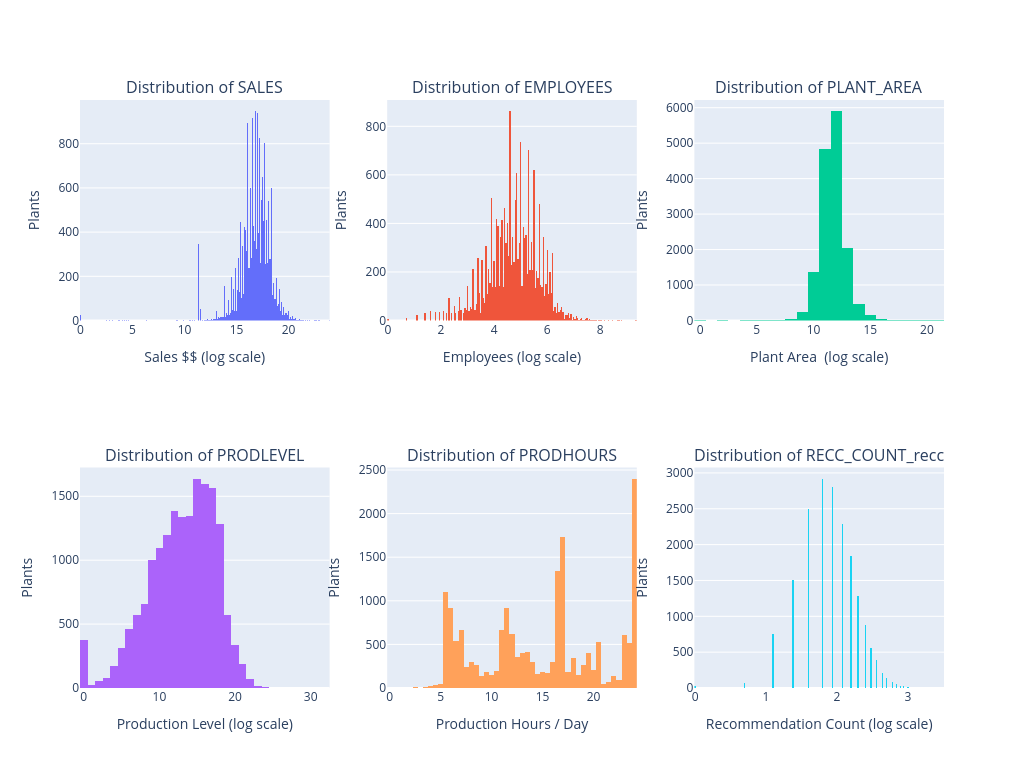

Source (notebook cell):
### Markdown cell above
Now that the dataset is split, we can do more EDA on train only.

Here we can examine the relationships between the assessment variables. Since these are upstream from the recommendation, we can treat them as indepdent variables. I'm analyzing these separately from the resource utilization variables since they're relatively dense.

Log transforming the distributions for sales, employees, plant area, prod level, and recc count normalizes these distributions.

Nulls in employees, sales, and prod level seem like good candidates for interpolation within their respective categories (state, produnit). About 1/4 of the data lacks a plant area measurement, and I'd expect that this is associated with agriculture or some industry where this is hard to quanitfy.

For prod hours (annual), a large number of entries have 8600-8700 hours, which across 365 days reflects 24 hours a day of production. I think that anything more than 24/hours a day doesn't make sense, so we can cap these at the maximum possible value. For interpolation, we can probably take the mean of its associate category, depending on how prodhours is assocaited with other variables.

### Code cell
ASSESS_train = ASSESS.filter(pl.col("ID").is_in(train_ids["ID"].implode()))
a_cols = ['SALES', 'EMPLOYEES', 'PLANT_AREA', 'PRODLEVEL', 'PRODHOURS', 'RECC_COUNT_recc']
nulls = {cat: ASSESS_train[cat].is_null().sum() + (ASSESS_train[cat] == 0).sum() for cat in a_cols}
pprint(nulls)

sales_trf = ASSESS_train["SALES"].log().to_numpy()
empl_trf = ASSESS_train["EMPLOYEES"].log().to_numpy()
area_trf = ASSESS_train["PLANT_AREA"].log().to_numpy()
lvl_trf = ASSESS_train["PRODLEVEL"].log().to_numpy()
hrs_trf = (ASSESS_train.with_columns(pl.col("PRODHOURS").clip(upper_bound=8760))["PRODHOURS"] / 365).to_numpy()
recc_trf = ASSESS_train["RECC_COUNT_recc"].log().to_numpy()

subs = make_subplots(2, 3, subplot_titles=[f"Distribution of {cat}" for cat in a_cols])
subs.add_trace(go.Histogram(x=sales_trf), 1, 1)
subs.add_trace(go.Histogram(x=empl_trf), 1, 2)
subs.add_trace(go.Histogram(x=area_trf), 1, 3)
subs.add_trace(go.Histogram(x=lvl_trf), 2, 1)
subs.add_trace(go.Histogram(x=hrs_trf), 2, 2)
subs.add_trace(go.Histogram(x=recc_trf), 2, 3)

subs.update_xaxes(title_text="Sales $$ (log scale)", row=1, col=1)
subs.update_yaxes(title_text="Plants", row=1, col=1)
subs.update_xaxes(title_text="Employees (log scale)", row=1, col=2)
subs.update_yaxes(title_text="Plants", row=1, col=2)
subs.update_xaxes(title_text="Plant Area  (log scale)", row=1, col=3)
subs.update_yaxes(title_text="Plants", row=1, col=3)
subs.update_xaxes(title_text="Production Level (log scale)", row=2, col=1)
subs.update_yaxes(title_text="Plants", row=2, col=1)
subs.update_xaxes(title_text="Production Hours / Day", row=2, col=2)
subs.update_yaxes(title_text="Plants", row=2, col=2)
subs.update_xaxes(title_text="Recommendation Count (log scale)", row=2, col=3)
subs.update_yaxes(title_text="Plants", row=2, col=3)

subs.update_layout(height=768, width=1024, showlegend=False)

subs.show()

### Figure 1 — Plotly figure (JSON) as saved in the notebook; plotly's stock layout.template omitted (floating-point values rounded to 4 significant figures; data arrays with more than 128 entries replaced by an {"elided": "..."} marker saying what was removed)
{"data": [{"type": "histogram", "x": {"elided": "18379 float values"}, "xaxis": "x", "yaxis": "y"}, {"type": "histogram", "x": {"elided": "18379 float values"}, "xaxis": "x2", "yaxis": "y2"}, {"type": "histogram", "x": {"elided": "18379 float values"}, "xaxis": "x3", "yaxis": "y3"}, {"type": "histogram", "x": {"elided": "18379 float values"}, "xaxis": "x4", "yaxis": "y4"}, {"type": "histogram", "x": {"elided": "18379 float values"}, "xaxis": "x5", "yaxis": "y5"}, {"type": "histogram", "x": {"elided": "18379 float values"}, "xaxis": "x6", "yaxis": "y6"}], "layout": {"annotations": [{"font": {"size": 16}, "showarrow": false, "text": "Distribution of SALES", "x": 0.1444, "xanchor": "center", "xref": "paper", "y": 1, "yanchor": "bottom", "yref": "paper"}, {"font": {"size": 16}, "showarrow": false, "text": "Distribution of EMPLOYEES", "x": 0.5, "xanchor": "center", "xref": "paper", "y": 1, "yanchor": "bottom", "yref": "paper"}, {"font": {"size": 16}, "showarrow": false, "text": "Distribution of PLANT_AREA", "x": 0.8556, "xanchor": "center", "xref": "paper", "y": 1, "yanchor": "bottom", "yref": "paper"}, {"font": {"size": 16}, "showarrow": false, "text": "Distribution of PRODLEVEL", "x": 0.1444, "xanchor": "center", "xref": "paper", "y": 0.375, "yanchor": "bottom", "yref": "paper"}, {"font": {"size": 16}, "showarrow": false, "text": "Distribution of PRODHOURS", "x": 0.5, "xanchor": "center", "xref": "paper", "y": 0.375, "yanchor": "bottom", "yref": "paper"}, {"font": {"size": 16}, "showarrow": false, "text": "Distribution of RECC_COUNT_recc", "x": 0.8556, "xanchor": "center", "xref": "paper", "y": 0.375, "yanchor": "bottom", "yref": "paper"}], "height": 768, "showlegend": false, "width": 1024, "xaxis": {"anchor": "y", "domain": [0, 0.2889], "title": {"text": "Sales $$ (log scale)"}}, "xaxis2": {"anchor": "y2", "domain": [0.3556, 0.6444], "title": {"text": "Employees (log scale)"}}, "xaxis3": {"anchor": "y3", "domain": [0.7111, 1], "title": {"text": "Plant Area  (log scale)"}}, "xaxis4": {"anchor": "y4", "domain": [0, 0.2889], "title": {"text": "Production Level (log scale)"}}, "xaxis5": {"anchor": "y5", "domain": [0.3556, 0.6444], "title": {"text": "Production Hours / Day"}}, "xaxis6": {"anchor": "y6", "domain": [0.7111, 1], "title": {"text": "Recommendation Count (log scale)"}}, "yaxis": {"anchor": "x", "domain": [0.625, 1], "title": {"text": "Plants"}}, "yaxis2": {"anchor": "x2", "domain": [0.625, 1], "title": {"text": "Plants"}}, "yaxis3": {"anchor": "x3", "domain": [0.625, 1], "title": {"text": "Plants"}}, "yaxis4": {"anchor": "x4", "domain": [0, 0.375], "title": {"text": "Plants"}}, "yaxis5": {"anchor": "x5", "domain": [0, 0.375], "title": {"text": "Plants"}}, "yaxis6": {"anchor": "x6", "domain": [0, 0.375], "title": {"text": "Plants"}}}}
